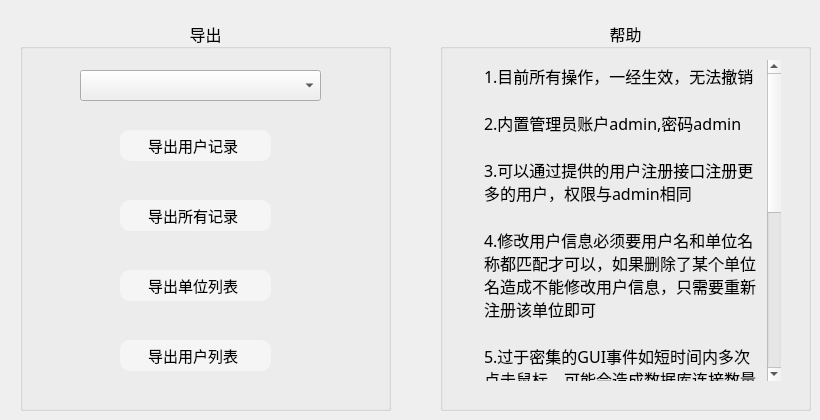
     <widget class="QWidget" name="tab_4">
      <attribute name="title">
       <string>Page</string>
      </attribute>
      <widget class="QGroupBox" name="groupBox_5">
       <property name="geometry">
        <rect>
         <x>20</x>
         <y>20</y>
         <width>371</width>
         <height>391</height>
        </rect>
       </property>
       <property name="font">
        <font>
         <family>华文楷体</family>
         <pointsize>12</pointsize>
        </font>
       </property>
       <property name="title">
        <string>导出</string>
       </property>
       <property name="alignment">
        <set>Qt::AlignCenter</set>
       </property>
       <property name="flat">
        <bool>true</bool>
       </property>
       <property name="checkable">
        <bool>false</bool>
       </property>
       <property name="checked">
        <bool>false</bool>
       </property>
       <widget class="QComboBox" name="comboBox_5">
        <property name="geometry">
         <rect>
          <x>60</x>
          <y>50</y>
          <width>241</width>
          <height>31</height>
         </rect>
        </property>
       </widget>
       <widget class="QPushButton" name="pushButton_15">
        <property name="geometry">
         <rect>
          <x>100</x>
          <y>110</y>
          <width>151</width>
          <height>31</height>
         </rect>
        </property>
        <property name="font">
         <font>
          <family>华文楷体</family>
          <pointsize>11</pointsize>
         </font>
        </property>
        <property name="styleSheet">
         <string notr="true">QPushButton{
        border:none;
        color:black;
        font-size:11;
		border-radius:10px;
        padding-left:5px;
        padding-right:10px;
        text-align:middle;
		background-color: rgba(255, 255, 255, 0.5);
    }
    QPushButton:hover{
        color:white;
        border:1px solid #40E0D0;
        border-radius:10px;
        background:#40E0D0;
    }</string>
        </property>
        <property name="text">
         <string>导出用户记录</string>
        </property>
       </widget>
       <widget class="QPushButton" name="pushButton_16">
        <property name="geometry">
         <rect>
          <x>100</x>
          <y>180</y>
          <width>151</width>
          <height>31</height>
         </rect>
        </property>
        <property name="font">
         <font>
          <family>华文楷体</family>
          <pointsize>11</pointsize>
         </font>
        </property>
        <property name="styleSheet">
         <string notr="true">QPushButton{
        border:none;
        color:black;
        font-size:11;
		border-radius:10px;
        padding-left:5px;
        padding-right:10px;
        text-align:middle;
		background-color: rgba(255, 255, 255, 0.5);
    }
    QPushButton:hover{
        color:white;
        border:1px solid #40E0D0;
        border-radius:10px;
        background:#40E0D0;
    }</string>
        </property>
        <property name="text">
         <string>导出所有记录</string>
        </property>
       </widget>
       <widget class="QPushButton" name="pushButton_21">
        <property name="geometry">
         <rect>
          <x>100</x>
          <y>250</y>
          <width>151</width>
          <height>31</height>
         </rect>
        </property>
        <property name="font">
         <font>
          <family>华文楷体</family>
          <pointsize>11</pointsize>
         </font>
        </property>
        <property name="styleSheet">
         <string notr="true">QPushButton{
        border:none;
        color:black;
        font-size:11;
		border-radius:10px;
        padding-left:5px;
        padding-right:10px;
        text-align:middle;
		background-color: rgba(255, 255, 255, 0.5);
    }
    QPushButton:hover{
        color:white;
        border:1px solid #40E0D0;
        border-radius:10px;
        background:#40E0D0;
    }</string>
        </property>
        <property name="text">
         <string>导出单位列表</string>
        </property>
       </widget>
       <widget class="QPushButton" name="pushButton_22">
        <property name="geometry">
         <rect>
          <x>100</x>
          <y>320</y>
          <width>151</width>
          <height>31</height>
         </rect>
        </property>
        <property name="font">
         <font>
          <family>华文楷体</family>
          <pointsize>11</pointsize>
         </font>
        </property>
        <property name="styleSheet">
         <string notr="true">QPushButton{
        border:none;
        color:black;
        font-size:11;
		border-radius:10px;
        padding-left:5px;
        padding-right:10px;
        text-align:middle;
		background-color: rgba(255, 255, 255, 0.5);
    }
    QPushButton:hover{
        color:white;
        border:1px solid #40E0D0;
        border-radius:10px;
        background:#40E0D0;
    }</string>
        </property>
        <property name="text">
         <string>导出用户列表</string>
        </property>
       </widget>
      </widget>
      <widget class="QGroupBox" name="groupBox_6">
       <property name="geometry">
        <rect>
         <x>440</x>
         <y>20</y>
         <width>371</width>
         <height>391</height>
        </rect>
       </property>
       <property name="font">
        <font>
         <family>华文楷体</family>
         <pointsize>12</pointsize>
        </font>
       </property>
       <property name="title">
        <string>帮助</string>
       </property>
       <property name="alignment">
        <set>Qt::AlignCenter</set>
       </property>
       <property name="flat">
        <bool>true</bool>
       </property>
       <widget class="QTextEdit" name="textEdit">
        <property name="geometry">
         <rect>
          <x>40</x>
          <y>40</y>
          <width>301</width>
          <height>321</height>
         </rect>
        </property>
        <property name="font">
         <font>
          <family>华文楷体</family>
          <pointsize>11</pointsize>
         </font>
        </property>
        <property name="styleSheet">
         <string notr="true">QTextEdit {
	background: transparent;
	border: None;
}</string>
        </property>
        <property name="html">
         <string>&lt;!DOCTYPE HTML PUBLIC &quot;-//W3C//DTD HTML 4.0//EN&quot; &quot;http://www.w3.org/TR/REC-html40/strict.dtd&quot;&gt;
&lt;html&gt;&lt;head&gt;&lt;meta name=&quot;qrichtext&quot; content=&quot;1&quot; /&gt;&lt;style type=&quot;text/css&quot;&gt;
p, li { white-space: pre-wrap; }
&lt;/style&gt;&lt;/head&gt;&lt;body style=&quot; font-family:'华文楷体'; font-size:11pt; font-weight:400; font-style:normal;&quot;&gt;
&lt;p style=&quot; margin-top:0px; margin-bottom:0px; margin-left:0px; margin-right:0px; -qt-block-indent:0; text-indent:0px;&quot;&gt;&lt;span style=&quot; font-family:'SimSun'; font-size:12pt;&quot;&gt;1.目前所有操作，一经生效，无法撤销&lt;/span&gt;&lt;/p&gt;
&lt;p style=&quot;-qt-paragraph-type:empty; margin-top:0px; margin-bottom:0px; margin-left:0px; margin-right:0px; -qt-block-indent:0; text-indent:0px; font-family:'SimSun'; font-size:12pt;&quot;&gt;&lt;br /&gt;&lt;/p&gt;
&lt;p style=&quot; margin-top:0px; margin-bottom:0px; margin-left:0px; margin-right:0px; -qt-block-indent:0; text-indent:0px;&quot;&gt;&lt;span style=&quot; font-family:'SimSun'; font-size:12pt;&quot;&gt;2.内置管理员账户admin,密码admin&lt;/span&gt;&lt;/p&gt;
&lt;p style=&quot;-qt-paragraph-type:empty; margin-top:0px; margin-bottom:0px; margin-left:0px; margin-right:0px; -qt-block-indent:0; text-indent:0px; font-family:'SimSun'; font-size:12pt;&quot;&gt;&lt;br /&gt;&lt;/p&gt;
&lt;p style=&quot; margin-top:0px; margin-bottom:0px; margin-left:0px; margin-right:0px; -qt-block-indent:0; text-indent:0px;&quot;&gt;&lt;span style=&quot; font-family:'SimSun'; font-size:12pt;&quot;&gt;3.可以通过提供的用户注册接口注册更多的用户，权限与admin相同&lt;/span&gt;&lt;/p&gt;
&lt;p style=&quot;-qt-paragraph-type:empty; margin-top:0px; margin-bottom:0px; margin-left:0px; margin-right:0px; -qt-block-indent:0; text-indent:0px; font-family:'SimSun'; font-size:12pt;&quot;&gt;&lt;br /&gt;&lt;/p&gt;
&lt;p style=&quot; margin-top:0px; margin-bottom:0px; margin-left:0px; margin-right:0px; -qt-block-indent:0; text-indent:0px;&quot;&gt;&lt;span style=&quot; font-family:'SimSun'; font-size:12pt;&quot;&gt;4.修改用户信息必须要用户名和单位名称都匹配才可以，如果删除了某个单位名造成不能修改用户信息，只需要重新注册该单位即可&lt;/span&gt;&lt;/p&gt;
&lt;p style=&quot;-qt-paragraph-type:empty; margin-top:0px; margin-bottom:0px; margin-left:0px; margin-right:0px; -qt-block-indent:0; text-indent:0px; font-family:'SimSun'; font-size:12pt;&quot;&gt;&lt;br /&gt;&lt;/p&gt;
&lt;p style=&quot; margin-top:0px; margin-bottom:0px; margin-left:0px; margin-right:0px; -qt-block-indent:0; text-indent:0px;&quot;&gt;&lt;span style=&quot; font-family:'SimSun'; font-size:12pt;&quot;&gt;5.过于密集的GUI事件如短时间内多次点击鼠标，可能会造成数据库连接数量超过限制而崩溃&lt;/span&gt;&lt;/p&gt;
&lt;p style=&quot;-qt-paragraph-type:empty; margin-top:0px; margin-bottom:0px; margin-left:0px; margin-right:0px; -qt-block-indent:0; text-indent:0px; font-family:'SimSun'; font-size:12pt;&quot;&gt;&lt;br /&gt;&lt;/p&gt;
&lt;p style=&quot; margin-top:0px; margin-bottom:0px; margin-left:0px; margin-right:0px; -qt-block-indent:0; text-indent:0px;&quot;&gt;&lt;span style=&quot; font-family:'SimSun'; font-size:12pt;&quot;&gt;6.代码逻辑是出现一个消息后5S，自动清除状态栏信息，但是可能因为密集操作，5S内向状态栏输出多个信息，导致后面几个信息被第一个消息的回收机制一起回收，具体表现为可能有消息一闪而过&lt;/span&gt;&lt;/p&gt;
&lt;p style=&quot;-qt-paragraph-type:empty; margin-top:0px; margin-bottom:0px; margin-left:0px; margin-right:0px; -qt-block-indent:0; text-indent:0px; font-family:'SimSun'; font-size:12pt;&quot;&gt;&lt;br /&gt;&lt;/p&gt;
&lt;p style=&quot;-qt-paragraph-type:empty; margin-top:0px; margin-bottom:0px; margin-left:0px; margin-right:0px; -qt-block-indent:0; text-indent:0px; font-family:'SimSun'; font-size:12pt;&quot;&gt;&lt;br /&gt;&lt;/p&gt;
&lt;p align=&quot;center&quot; style=&quot; margin-top:0px; margin-bottom:0px; margin-left:0px; margin-right:0px; -qt-block-indent:0; text-indent:0px;&quot;&gt;2020/1/1/23：42&lt;/p&gt;
&lt;p style=&quot;-qt-paragraph-type:empty; margin-top:0px; margin-bottom:0px; margin-left:0px; margin-right:0px; -qt-block-indent:0; text-indent:0px;&quot;&gt;&lt;br /&gt;&lt;/p&gt;
&lt;p align=&quot;center&quot; style=&quot; margin-top:0px; margin-bottom:0px; margin-left:0px; margin-right:0px; -qt-block-indent:0; text-indent:0px;&quot;&gt;youyhengchan&lt;/p&gt;
&lt;p align=&quot;center&quot; style=&quot;-qt-paragraph-type:empty; margin-top:0px; margin-bottom:0px; margin-left:0px; margin-right:0px; -qt-block-indent:0; text-indent:0px;&quot;&gt;&lt;br /&gt;&lt;/p&gt;
&lt;p align=&quot;center&quot; style=&quot; margin-top:0px; margin-bottom:0px; margin-left:0px; margin-right:0px; -qt-block-indent:0; text-indent:0px;&quot;&gt;于湖南大学机器人学院&lt;/p&gt;&lt;/body&gt;&lt;/html&gt;</string>
        </property>
       </widget>
      </widget>
     </widget>
